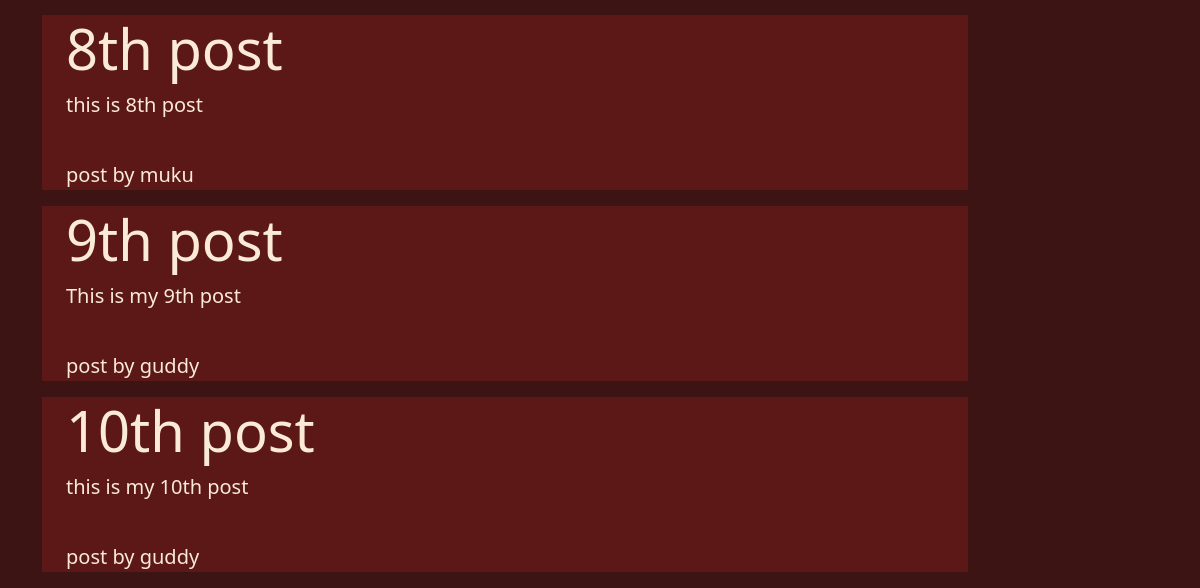
The app's page / (lower part), older data.
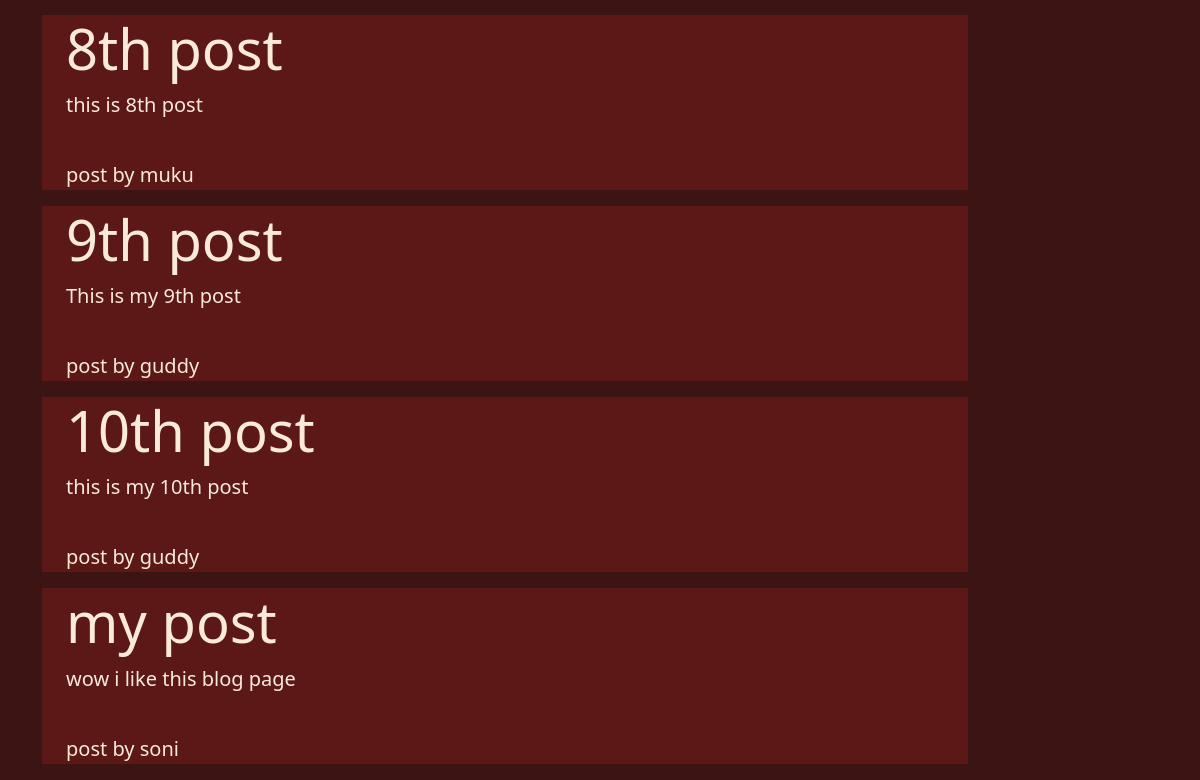
The same page, newer data.
### blog/models.py (models this page shows)
class post(models.Model):
    user=models.ForeignKey(User,on_delete=models.CASCADE)
    title=models.CharField(max_length=200)
    disc=models.TextField()

### blog/views.py (the view)
# urls.py: 2. Add a URL to urlpatterns:  path('', views.home, name='home')
def home(request):
    posts=post.objects.all()
    return render(request,'blog/home.html',{'posts':posts})

### blog/templates/blog/home.html (shortened to what this page needs)
{% extends 'blog/base.html' %}
{% load static %}
{% block content %}
<div class="col-sm-10">
{% for post in posts %}
<div class="jumbotron jumbotron-fluid jumbo-color mb-3">
    <div class="container">
        <h1 class="display-4 font-weight-bold">{{post.title}}</h1>
        <p class="lead">{{post.disc}}</p><br>
        <small class="lead mt-2">post by {{post.user}}</small>
    </div>
</div>
{% endfor %}
</div>
{% endblock content%}

Row changes from the older to the newer data that the page shows:
added post: title "my post", disc "wow i like this blog page", user "soni"
